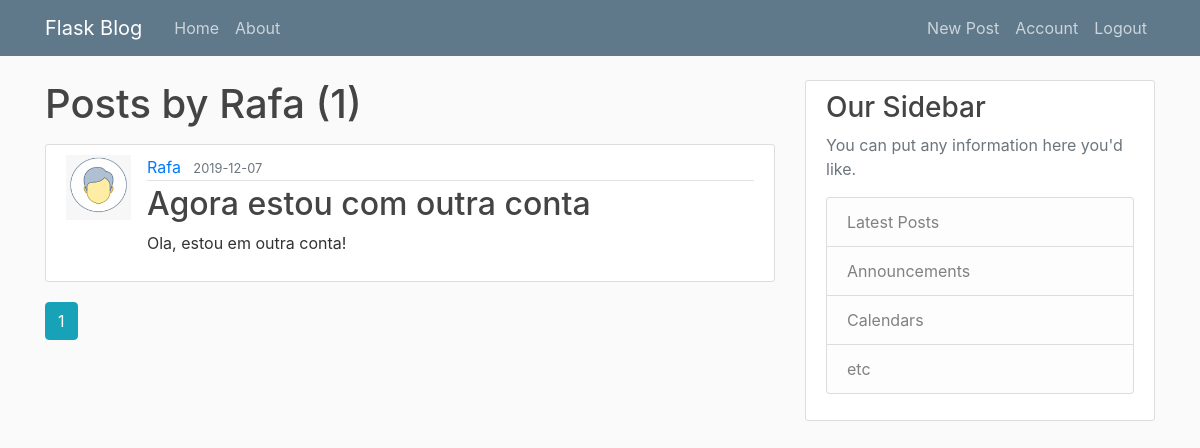
/user/Rafa (signed in), run on the app's committed database.
### app/models/tables.py (models this page shows, shortened)
class User(db.Model, UserMixin):
    __tablename_ = "user"
    id = db.Column(db.Integer, primary_key=True)
    username = db.Column(db.String(20), unique=True, nullable=False)
    email = db.Column(db.String(120), unique=True, nullable=False)
    image_file = db.Column(db.String(120), nullable=False, default="default.png")
    password = db.Column(db.String(60), nullable=False)
    posts = db.relationship('Post', backref="author", lazy=True)

class Post(db.Model):
    __tablename__ = "post"
    id = db.Column(db.Integer, primary_key=True)
    title = db.Column(db.String(100), nullable=False)
    date_posted = db.Column(db.DateTime, nullable=False, default=datetime.utcnow)
    content = db.Column(db.Text, nullable=False)
    user_id = db.Column(db.Integer, db.ForeignKey('user.id'), nullable=False)

### app/controllers/default.py (the view)
@app.route("/user/<string:username>")
@login_required
def user_posts(username):
    page = request.args.get('page', 1, type=int)
    user = User.query.filter_by(username=username).first_or_404()
    posts = Post.query\
        .filter_by(author=user)\
        .order_by(Post.date_posted.desc())\
        .paginate(page=page, per_page=3)
    return render_template("user_posts.html", posts=posts, user=user)

### app/models/tables.py (called while the page is built)
@login_maneger.user_loader
def load_user(user_id):
    return User.query.get(int(user_id))

### app/templates/user_posts.html
{% extends "./bases/firstLayout.html" %}
{% block content%}
    <h1 class="mb-3">Posts by {{ user.username }} ({{ posts.total }})</h1>
    {% for post in posts.items%}
    <article class="media content-section">
        <img class="'rounded-circle article-img" src="{{ url_for('static', filename='profiles_pic/' + post.author.image_file) }}">
        <div class="media-body">
            <div class="article-metadata">
            <a class="mr-2" href="{{ url_for('user_posts', username=post.author.username) }}">{{ post.author.username }}</a>
            <small class="text-muted">{{ post.date_posted.strftime('%Y-%m-%d') }}</small>
            </div>
            <h2><a class="article-title" href="{{ url_for('post', post_id=post.id) }}">{{ post.title }}</a></h2>
            <p class="article-content">{{ post.content }}</p>
        </div>
    </article>
    {% endfor %}
    {% for page_num in posts.iter_pages(left_edge=1, right_edge=1, left_current=1, right_current=2) %}
        {% if page_num %}
            {% if posts.page == page_num %}
                <a class="btn btn-info mb-4" href="{{url_for('user_posts', username=user.username, page=page_num)}}">{{ page_num }}</a>
            {% else %}
                <a class="btn btn-outline-info mb-4" href="{{url_for('user_posts', username=user.username, page=page_num)}}">{{ page_num }}</a>
            {% endif %}
        {% else %}
            ...
        {% endif %}
    {% endfor %}
{% endblock content %}

### app/static/css/main.css (style rules this page uses)
body { background: #fafafa; color: #333333; margin-top: 5rem; }
h1, h2, h3, h4, h5, h6 { color: #444444; }
.content-section { background: #ffffff; padding: 10px 20px; border: 1px solid #dddddd; border-radius: 3px; margin-bottom: 20px; }
.article-title { color: #444444; }
.article-content { white-space: pre-line; }
.article-img { height: 65px; width: 65px; margin-right: 16px; }
.article-metadata { padding-bottom: 1px; margin-bottom: 4px; border-bottom: 1px solid #e3e3e3 }

### data on the page
User: username "Rafa"
Post: image_file (placeholder picture), author.username "Rafa", date_posted "2019-12-07", title "Agora estou com outra conta", content "Ola, estou em outra conta!"

### other printed values
{{ posts.total }} "1"
{{ page_num }} "1"
